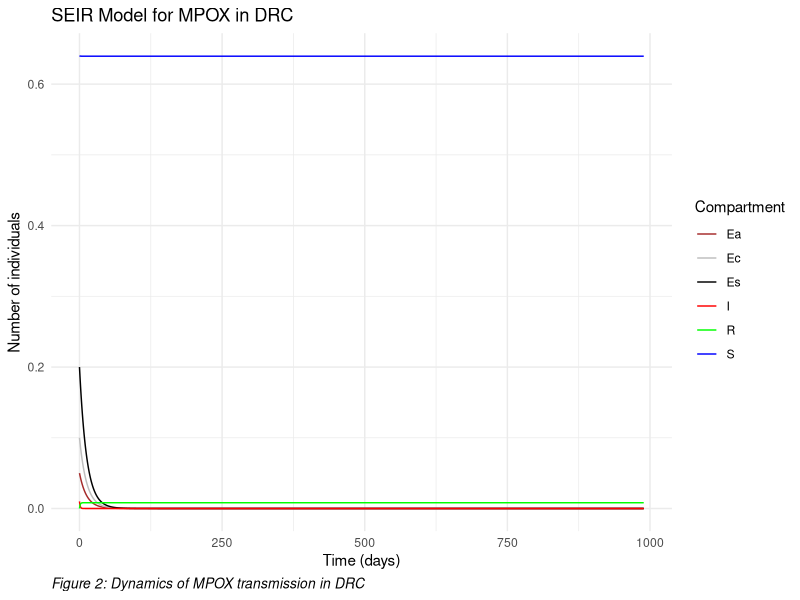

Source code (R):
## ---- chunk 1
knitr::opts_chunk$set(
  fig.cap = '',
  fig.align = "center", 
  message = FALSE,
  warning = FALSE,
  cache = FALSE,
  echo = TRUE
)
## ---- chunk 2
library(deSolve)
library(tidyverse) # loads other packages dplyr, ggplot2
## ---- chunk 3
seir_model <- function(time, state, parameters) { 
with(as.list(c(state, parameters)), { 
dS <- -(beta1 + beta2+ beta3) * S * I / N 
dEs <- beta1*S*I/N - omega*Es
dEc <- beta2*S*I/N - omega*Ec
dEa <- beta3*S*I/N - omega*Ea
dI <- (beta1 + beta2+ beta3) * S * I - lambda*I - theta*I 
dR <- theta*I 
return(list(c(dS, dEs, dEc, dEa, dI, dR))) }) }
## ---- chunk 4

N <- 1 # Total population
Es0 <- 0.2 
Ec0 <- 0.1
Ea0 <- 0.05    
I0 <- 0.01 # Initial number of infected individuals 
R0 <- 0 # Initial number of recovered individuals 
S0 <- N - I0 - R0 - Es0 - Ec0 - Ea0 # Initial number of susceptible individuals 
beta1 <- 0.05 # Transmission rate by sexual contact
beta2 <- 0.01  # Transmission rate by direct contact
beta3 <- 0.005  # Transmission rate by airborne
omega <- 0.08   # Infected rate from different transmission routes
theta <- 0.7    # Recovery rate of infected individuals due to all other unreported causes
lambda <- 0.2  # death rate due the mpox 
## ---- chunk 5
initial_state <- c(S = S0,
                   Es = Es0,
                   Ec= Ec0,
                   Ea= Ea0,
                   I = I0, 
                   R = R0)
## ---- chunk 6
parameters <- c(N = N, 
                beta1 = beta1,
                beta2=beta2,
                beta3=beta3,
                omega=omega,
                theta=theta,
                lambda=lambda)
## ---- chunk 7
first_case_date <- ymd("2022-01-09")  # Date of first case
end_date <- ymd("2024-09-24")  # End date

duration <- as.numeric(end_date - first_case_date)
duration <- duration

times <- seq(0, duration, by = 1)
## ---- chunk 8

solution <-  lsoda(
  y=initial_state,
  time=times,
  parms = parameters,
  func = seir_model
)

df <- as.data.frame(solution) #convert to dataframe
## ---- chunk 9
result_long <- pivot_longer(df, cols = -time, names_to = "Compartment", values_to = "Population")

ggplot(result_long, aes(x = time, 
                        y = Population, 
                        color = Compartment)) +
  geom_line() +
  labs(x = "Time (days)", y = "Number of individuals",
       title = "SEIR Model for MPOX in DRC",
       caption = "Figure 2: Dynamics of MPOX transmission in DRC") +
  scale_color_manual(values = c("S" = "blue", 
                                "Es" = "black",
                                "Ec" = "grey",
                                "Ea" = "brown",
                                "I" = "red", "R" = "green")) +
  theme_minimal()+
    theme(plot.caption = element_text(hjust = 0, size = 10, face = "italic"))
